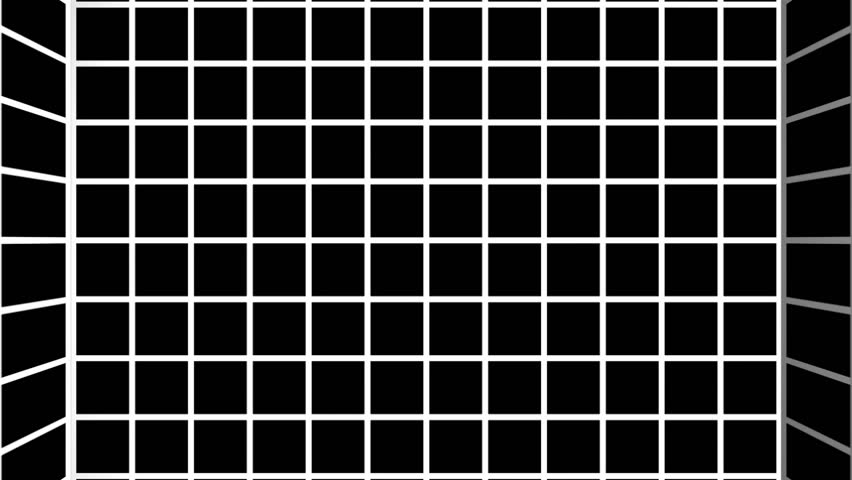
#> input picture test.jpg, 852 x 480 px
$ python -i Detect.py   (imports and definitions only)   (older library calls are emulated)
#> lines starting #> are read from the running program, lines starting #| are printed output that depends on the picture; after the words box and inside, x2 and y2 are one past the last pixel; in counts of white or black regions, pixels touching at a corner belong together
#> further down, picture is the input picture: shape (480, 852, 3); min 0, max 255, mean 50.6
### glyphfunctions.py
import numpy as np
import cv2


def order_points(points):
    s = points.sum(axis=1)
    diff = np.diff(points, axis=1)

    ordered_points = np.zeros((4, 2), dtype="float32")

    ordered_points[0] = points[np.argmin(s)]
    ordered_points[2] = points[np.argmax(s)]
    ordered_points[1] = points[np.argmin(diff)]
    ordered_points[3] = points[np.argmax(diff)]

    return ordered_points


def max_width_height(points):
    (tl, tr, br, bl) = points

    top_width = np.sqrt(((tr[0] - tl[0]) ** 2) + ((tr[1] - tl[1]) ** 2))
    bottom_width = np.sqrt(((br[0] - bl[0]) ** 2) + ((br[1] - bl[1]) ** 2))
    max_width = max(int(top_width), int(bottom_width))

    left_height = np.sqrt(((tl[0] - bl[0]) ** 2) + ((tl[1] - bl[1]) ** 2))
    right_height = np.sqrt(((tr[0] - br[0]) ** 2) + ((tr[1] - br[1]) ** 2))
    max_height = max(int(left_height), int(right_height))

    return (max_width, max_height)


def topdown_points(max_width, max_height):
    return np.array([
        [0, 0],
        [max_width - 1, 0],
        [max_width - 1, max_height - 1],
        [0, max_height - 1]], dtype="float32")


def get_topdown_quad(image, src):
    # src and dst points
    src = order_points(src)

    (max_width, max_height) = max_width_height(src)
    dst = topdown_points(max_width, max_height)

    # warp perspective
    matrix = cv2.getPerspectiveTransform(src, dst)
    warped = cv2.warpPerspective(image, matrix, max_width_height(src))

    # return top-down quad
    return warped


# [28 lines left out: function add_substitute_quad, not called in this run]


def get_glyph_pattern(image, black_threshold, white_threshold):
    # collect pixel from each cell (left to right, top to bottom)
    cells = []

    cell_half_width = int(round(image.shape[1] / 10.0))
    cell_half_height = int(round(image.shape[0] / 10.0))

    row1 = cell_half_height * 3
    row2 = cell_half_height * 5
    row3 = cell_half_height * 7
    col1 = cell_half_width * 3
    col2 = cell_half_width * 5
    col3 = cell_half_width * 7

    cells.append(image[row1, col1])
    cells.append(image[row1, col2])
    cells.append(image[row1, col3])
    cells.append(image[row2, col1])
    cells.append(image[row2, col2])
    cells.append(image[row2, col3])
    cells.append(image[row3, col1])
    cells.append(image[row3, col2])
    cells.append(image[row3, col3])

    # threshold pixels to either black or white
    for idx, val in enumerate(cells):
        if val < black_threshold:
            cells[idx] = 0
        elif val > white_threshold:
            cells[idx] = 1
        else:
            return None

    return cells


def resize_image(image, new_size):
    ratio = new_size / image.shape[1]
    return cv2.resize(image, (int(new_size), int(image.shape[0] * ratio)))


def rotate_image(image, angle):
    (h, w) = image.shape[:2]
    center = (w / 2, h / 2)
    rotation_matrix = cv2.getRotationMatrix2D(center, angle, 1.0)
    return cv2.warpAffine(image, rotation_matrix, (w, h))

### Detect.py
import cv2
from glyphfunctions import *

QUADRILATERAL_POINTS = 4
SHAPE_RESIZE = 100.0
BLACK_THRESHOLD = 100
WHITE_THRESHOLD = 155
GLYPH_PATTERN = [1, 0, 1, 0, 1, 0, 1, 0, 1]

#chargement du facecascad
faceCascade = cv2.CascadeClassifier("haarcascade_frontalface_default.xml")

def detect_face(picture):
    gray = cv2.cvtColor(picture, cv2.COLOR_BGR2GRAY)
    faces = faceCascade.detectMultiScale(
        gray,
        scaleFactor=1.1,
        minNeighbors=5,
        minSize=(30, 30),
        flags=cv2.CASCADE_SCALE_IMAGE
    )
    face_found = False
    for (x, y, w, h) in faces:
        face_found = True
    if face_found == True:
        center = [x, y, w, h]
        return center
    else:
        return None

def detect_glyph (picture):

    gray = cv2.cvtColor(picture, cv2.COLOR_BGR2GRAY)
    gray = cv2.GaussianBlur(gray, (5, 5), 0)
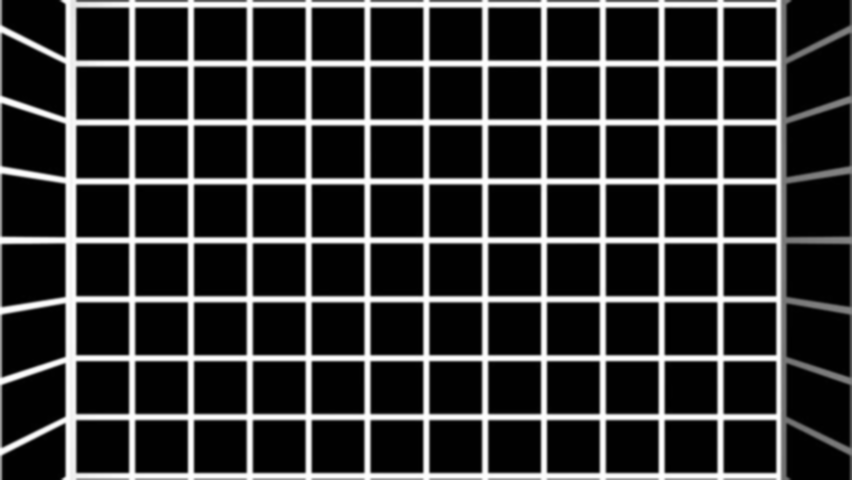
#> gray: shape (480, 852); min 0, max 255, mean 50.7
    edges = cv2.Canny(gray, 100, 200)
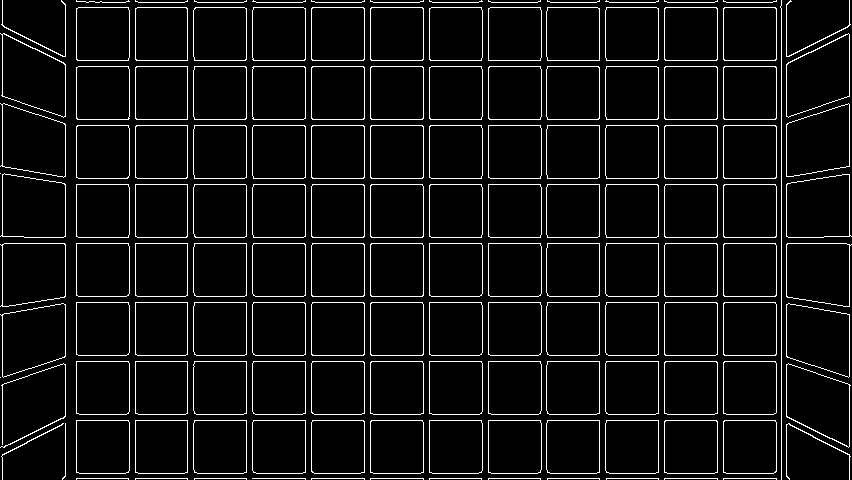
#> edges: shape (480, 852); 6.3% white in thin lines or dots
    _, contours, _ = cv2.findContours(edges, cv2.RETR_TREE, cv2.CHAIN_APPROX_SIMPLE)
#> contours = 247 contours, 28 with area under 20; largest, box (x1, y1, x2, y2) and area: (0, 33, 66, 118) 3694, (0, 243, 66, 307) 3691, (0, 173, 66, 238) 3686, (786, 363, 851, 448) 3685, (2, 243, 66, 307) 3685
    contours = sorted(contours, key=cv2.contourArea, reverse=True)[:10]
#> contours = 10 contours; largest, box (x1, y1, x2, y2) and area: (0, 33, 66, 118) 3694, (0, 243, 66, 307) 3691, (0, 173, 66, 238) 3686, (786, 363, 851, 448) 3685, (2, 243, 66, 307) 3685

    for contour in contours:
        perimeter = cv2.arcLength(contour, True)
        approx = cv2.approxPolyDP(contour, 0.01 * perimeter, True)

        if len(approx) == QUADRILATERAL_POINTS:
            topdown_quad = get_topdown_quad(gray, approx.reshape(4, 2))
            resized_shape = resize_image(topdown_quad, SHAPE_RESIZE)

            if resized_shape[5, 5] > BLACK_THRESHOLD:
            #if resized_shape[(resized_shape.shape[0]/100)*5, (resized_shape.shape[1]/100)*5] > BLACK_THRESHOLD:
                continue
            glyph_found = False


            for i in range(4):
                glyph_pattern = get_glyph_pattern(resized_shape, BLACK_THRESHOLD, WHITE_THRESHOLD)

                if glyph_pattern == GLYPH_PATTERN:
                    glyph_found = True
                    break

                resized_shape = rotate_image(resized_shape, 90)

            if glyph_found:

                coord = approx.reshape(4, 2)
                mid_x = (coord[2][1] + coord[0][1])/2
                mid_y = (coord[2][0] + coord[0][0])/2

                center = [mid_x, mid_y]
                return center
#> this loop made 10 passes
#> perimeter on passes 5, 7: 242.6, 243.5
#> (perimeter, approx) on pass 9: (262, [[0, 103], [0, 166], [65, 176], [65, 124]])
#> pass 1, in get_topdown_quad, `warped = cv2.warpPerspective(image, matrix, max_width_height(src))`:
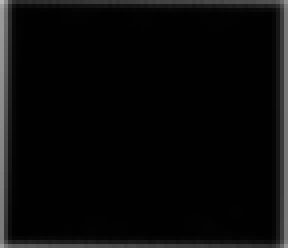
#> warped: shape (62, 72) (shown 4 times larger); min 1, max 185, mean 10.1
#> pass 1, in detect_glyph, `resized_shape = resize_image(topdown_quad, SHAPE_RESIZE)`:
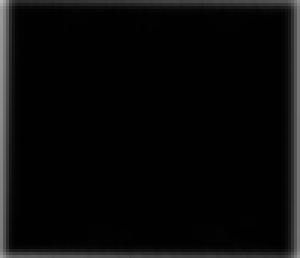
#> resized_shape: shape (86, 100) (shown 3 times larger); min 1, max 185, mean 10.1
#> pass 2, in detect_glyph, `resized_shape = resize_image(topdown_quad, SHAPE_RESIZE)`:
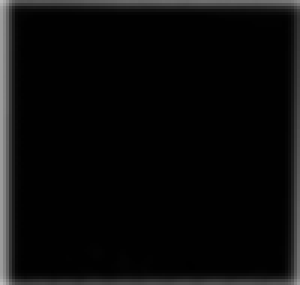
#> resized_shape: shape (95, 100) (shown 3 times larger); min 0, max 187, mean 11.2
#> after the loop:
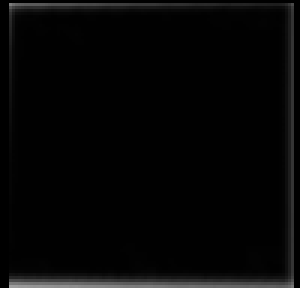
#> resized_shape: shape (96, 100) (shown 3 times larger); min 0, max 158, mean 5.9
#> after the loop:
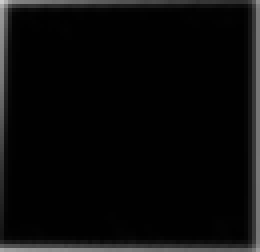
#> topdown_quad: shape (63, 65) (shown 4 times larger); min 1, max 205, mean 10.8

>>> import cv2
>>> picture = cv2.imread('test.jpg')
>>> result = detect_glyph(picture)
